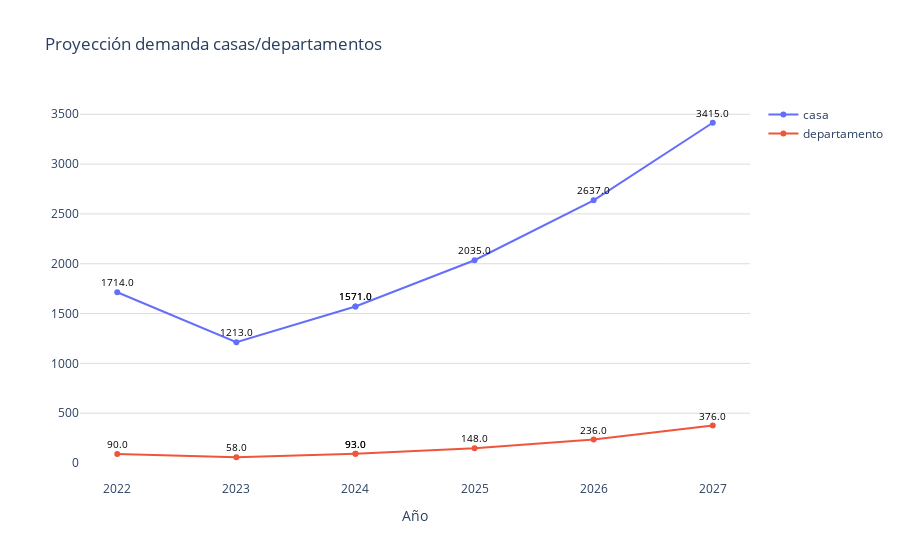

The notebook cell saved with this chart:
### Code cell
# Datos
años = df_concatenado['año']
tipos = df_concatenado['tipo']
promedios = df_concatenado['promedio']

fig = go.Figure()
# Agregar líneas para cada tipo
for tipo in tipos.unique():
    df_tipo = df_concatenado[df_concatenado['tipo'] == tipo]
    fig.add_trace(go.Scatter(
        x=df_tipo['año'],
        y=df_tipo['promedio'],
        mode='markers+lines',
        name=tipo
    ))

fig.update_layout(
    title='Proyección demanda casas/departamentos',
    yaxis=dict(gridcolor='#dddcda'),
    plot_bgcolor='rgba(0,0,0,0)',  # Color de fondo del gráfico
)
# Modificar las etiquetas del eje x
fig.update_xaxes(
    tickvals=años,  # Establecer las posiciones de las marcas del eje x
    ticktext=años,  # Establecer las etiquetas del eje x
    title='Año'
)
# Agregar etiquetas de texto a los puntos
for trace in fig.data:
    df_tipo = df_concatenado[df_concatenado['tipo'] == trace.name]
    for i, point in enumerate(trace.y):
        fig.add_annotation(
            x=trace.x[i], 
            y=point, 
            text=f'{df_tipo.iloc[i]["promedio"]}', 
            showarrow=False,
            font=dict(color='black', size=10),
            yshift=10
        )

# Exportar gráfica como archivo HTML
#def guardar_grafico_como_html(fig, nombre_archivo, carpeta='graficas'):
    # Crear la carpeta si no existe
   # if not os.path.exists(carpeta):
  #      os.makedirs(carpeta)
    # Gráfica como archivo HTML en la carpeta especificada
 #   pio.write_html(fig, f'{carpeta}/{nombre_archivo}.html')
#guardar_grafico_como_html(fig, 'g_scatt_casasdepart_proyecdemanda_pachuca', carpeta='graficas')

fig.show()

### Figure 1 — Plotly figure (JSON) as saved in the notebook; plotly's stock layout.template omitted (floating-point values rounded to 4 significant figures)
{"data": [{"mode": "markers+lines", "name": "casa", "type": "scatter", "x": [2022, 2023, 2024, 2024, 2025, 2026, 2027], "y": [1714, 1213, 1571, 1571, 2035, 2637, 3415]}, {"mode": "markers+lines", "name": "departamento", "type": "scatter", "x": [2022, 2023, 2024, 2024, 2025, 2026, 2027], "y": [90, 58, 93, 93, 148, 236, 376]}], "layout": {"annotations": [{"font": {"color": "black", "size": 10}, "showarrow": false, "text": "1714.0", "x": 2022, "y": 1714, "yshift": 10}, {"font": {"color": "black", "size": 10}, "showarrow": false, "text": "1213.0", "x": 2023, "y": 1213, "yshift": 10}, {"font": {"color": "black", "size": 10}, "showarrow": false, "text": "1571.0", "x": 2024, "y": 1571, "yshift": 10}, {"font": {"color": "black", "size": 10}, "showarrow": false, "text": "1571.0", "x": 2024, "y": 1571, "yshift": 10}, {"font": {"color": "black", "size": 10}, "showarrow": false, "text": "2035.0", "x": 2025, "y": 2035, "yshift": 10}, {"font": {"color": "black", "size": 10}, "showarrow": false, "text": "2637.0", "x": 2026, "y": 2637, "yshift": 10}, {"font": {"color": "black", "size": 10}, "showarrow": false, "text": "3415.0", "x": 2027, "y": 3415, "yshift": 10}, {"font": {"color": "black", "size": 10}, "showarrow": false, "text": "90.0", "x": 2022, "y": 90, "yshift": 10}, {"font": {"color": "black", "size": 10}, "showarrow": false, "text": "58.0", "x": 2023, "y": 58, "yshift": 10}, {"font": {"color": "black", "size": 10}, "showarrow": false, "text": "93.0", "x": 2024, "y": 93, "yshift": 10}, {"font": {"color": "black", "size": 10}, "showarrow": false, "text": "93.0", "x": 2024, "y": 93, "yshift": 10}, {"font": {"color": "black", "size": 10}, "showarrow": false, "text": "148.0", "x": 2025, "y": 148, "yshift": 10}, {"font": {"color": "black", "size": 10}, "showarrow": false, "text": "236.0", "x": 2026, "y": 236, "yshift": 10}, {"font": {"color": "black", "size": 10}, "showarrow": false, "text": "376.0", "x": 2027, "y": 376, "yshift": 10}], "plot_bgcolor": "rgba(0,0,0,0)", "title": {"text": "Proyección demanda casas/departamentos"}, "xaxis": {"ticktext": [2022, 2023, 2024, 2022, 2023, 2024, 2024, 2024, 2025, 2025, 2026, 2026, 2027, 2027], "tickvals": [2022, 2023, 2024, 2022, 2023, 2024, 2024, 2024, 2025, 2025, 2026, 2026, 2027, 2027], "title": {"text": "Año"}}, "yaxis": {"gridcolor": "#dddcda"}}}
